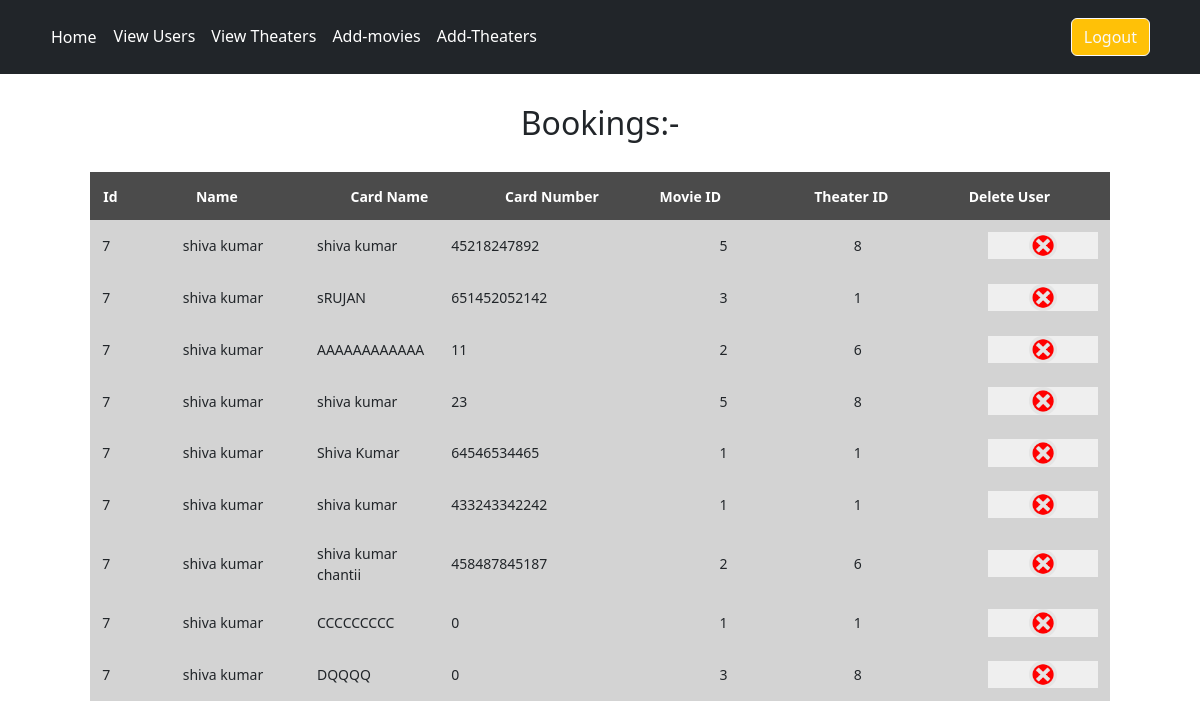
/adminRecords.php, run on the app's committed database.
### tables this page shows
CREATE TABLE `payment_accounts` (
  `order_id` int(100) NOT NULL,
  `id` int(100) NOT NULL,
  `name` varchar(225) NOT NULL,
  `Cardname` varchar(225) NOT NULL,
  `Cardnumber` bigint(100) NOT NULL,
  `movieId` int(100) NOT NULL,
  `theaterId` int(100) NOT NULL
);

### adminRecords.php (the view, shortened to what this page needs)
<?php include 'navbar3.php' ?>
<!DOCTYPE html>
<html lang="en">
<head>
    <link href="https://cdn.jsdelivr.net/npm/bootstrap@5.2.3/dist/css/bootstrap.min.css" rel="stylesheet">
    <link rel="stylesheet" href="css/theaters.css">
</head>
<body>
    <div class="container-class">
    <div class="">
        <h2 align="center" style="margin:30px">Bookings:- </h2>
        <table>
    <tr>
        <th class="idrow">Id</th>
        <th>Name</th>
        <th>Card Name</th>
        <th>Card Number</th>
        <th>Movie ID</th>
        <th  >Theater ID</th>
        <th>Delete User</th>
        </tr>
        </table>
<?php
    $sql = "SELECT * FROM payment_accounts";
    $res = mysqli_query($conn, $sql);
    if($res== TRUE){
        $count = mysqli_num_rows($res);
        ?>
        <?php
        if($count >0){
            while($rows = mysqli_fetch_assoc($res)){
                $id = $rows['id'];
                $name = $rows['name'];
                $cardname= $rows['Cardname'];
                $cardnumber = $rows['Cardnumber'];
                $movieId = $rows['movieId'];
                $theaterId = $rows['theaterId'];
                ?>
    <table>
    <tr>
        <td class="idrow" ><?php echo $id ?></td>
        <td><?php echo $name ?></td>
        <td><?php echo $cardname ?></td>
        <td><?php echo $cardnumber ?></td>
        <td><?php echo $adharnumber ?></td>
        <td><?php echo $movieId ?></td>
        <td><?php echo $theaterId ?></td>
        <td class="crossSymbolTd" id=" <?php echo  $id ?>name "> <button onclick="confirmDeleteUser()" ><img class="crossImg" src="images/symbols/crossSymbol.png" alt="" srcset=""> </button> </td>
        </tr>
        </table>
<?php
            }
        }
        else{
        }
    }
?>
</div>
</div>
</body>
</html>

### css/theaters.css (style rules this page uses)
table { margin: auto; width: 85%; background-color:black; table-layout: fixed; }
tr { font-weight: 500; font-size: 14px; background-color:lightgrey; }
tr td { padding: 1.2%; }
th { padding: 1.3%; background:rgba(51, 51, 51, 0.849); color: white; }
.crossImg { width: 25%; border-radius: 50%; }
.crossSymbolTd button { padding: 0; border: 0px solid black; }

### adminRecords.php (style rules this page uses)
.idrow { width: 6%; }
th , td { width: 10%; }

### data on the page
payment_accounts: id "7", name "shiva kumar", Cardname "shiva kumar", Cardnumber "45218247892", movieId "5", theaterId "8"
payment_accounts: id "7", name "shiva kumar", Cardname "sRUJAN", Cardnumber "651452052142", movieId "3", theaterId "1"
payment_accounts: id "7", name "shiva kumar", Cardname "AAAAAAAAAAAA", Cardnumber "11", movieId "2", theaterId "6"
payment_accounts: id "7", name "shiva kumar", Cardname "shiva kumar", Cardnumber "23", movieId "5", theaterId "8"
payment_accounts: id "7", name "shiva kumar", Cardname "Shiva Kumar", Cardnumber "64546534465", movieId "1", theaterId "1"
payment_accounts: id "7", name "shiva kumar", Cardname "shiva kumar", Cardnumber "433243342242", movieId "1", theaterId "1"
payment_accounts: id "7", name "shiva kumar", Cardname "shiva kumar chantii", Cardnumber "458487845187", movieId "2", theaterId "6"
payment_accounts: id "7", name "shiva kumar", Cardname "CCCCCCCCC", Cardnumber "0", movieId "1", theaterId "1"
payment_accounts: id "7", name "shiva kumar", Cardname "DQQQQ", Cardnumber "0", movieId "3", theaterId "8"
